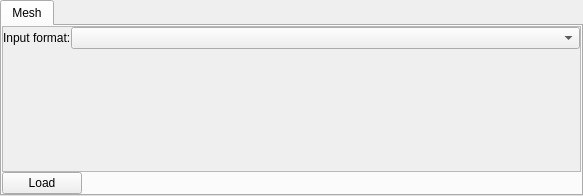
<?xml version="1.0" encoding="UTF-8"?>
<ui version="4.0">
 <class>espreso::WorkflowWidget</class>
 <widget class="QWidget" name="espreso::WorkflowWidget">
  <property name="geometry">
   <rect>
    <x>0</x>
    <y>0</y>
    <width>583</width>
    <height>196</height>
   </rect>
  </property>
  <property name="windowTitle">
   <string>Form</string>
  </property>
  <layout class="QVBoxLayout" name="verticalLayout">
   <property name="spacing">
    <number>0</number>
   </property>
   <property name="leftMargin">
    <number>0</number>
   </property>
   <property name="topMargin">
    <number>0</number>
   </property>
   <property name="rightMargin">
    <number>0</number>
   </property>
   <property name="bottomMargin">
    <number>0</number>
   </property>
   <item>
    <widget class="QTabWidget" name="workflow">
     <widget class="QWidget" name="tabMesh">
      <attribute name="title">
       <string>Mesh</string>
      </attribute>
      <layout class="QVBoxLayout" name="verticalLayout_2">
       <property name="spacing">
        <number>0</number>
       </property>
       <property name="leftMargin">
        <number>0</number>
       </property>
       <property name="topMargin">
        <number>0</number>
       </property>
       <property name="rightMargin">
        <number>0</number>
       </property>
       <property name="bottomMargin">
        <number>0</number>
       </property>
       <item>
        <widget class="QScrollArea" name="scrollArea">
         <property name="widgetResizable">
          <bool>true</bool>
         </property>
         <widget class="QWidget" name="scrollAreaWidgetContents">
          <property name="geometry">
           <rect>
            <x>0</x>
            <y>0</y>
            <width>577</width>
            <height>138</height>
           </rect>
          </property>
          <layout class="QVBoxLayout" name="scrollAreaLayout">
           <property name="spacing">
            <number>0</number>
           </property>
           <property name="leftMargin">
            <number>0</number>
           </property>
           <property name="topMargin">
            <number>0</number>
           </property>
           <property name="rightMargin">
            <number>0</number>
           </property>
           <property name="bottomMargin">
            <number>0</number>
           </property>
           <item>
            <widget class="QWidget" name="inputWidget" native="true">
             <property name="sizePolicy">
              <sizepolicy hsizetype="Preferred" vsizetype="Fixed">
               <horstretch>0</horstretch>
               <verstretch>0</verstretch>
              </sizepolicy>
             </property>
             <layout class="QHBoxLayout" name="inputLayout">
              <property name="spacing">
               <number>0</number>
              </property>
              <property name="leftMargin">
               <number>0</number>
              </property>
              <property name="topMargin">
               <number>0</number>
              </property>
              <property name="rightMargin">
               <number>0</number>
              </property>
              <property name="bottomMargin">
               <number>0</number>
              </property>
              <item>
               <widget class="QLabel" name="lblInput">
                <property name="sizePolicy">
                 <sizepolicy hsizetype="Fixed" vsizetype="Preferred">
                  <horstretch>0</horstretch>
                  <verstretch>0</verstretch>
                 </sizepolicy>
                </property>
                <property name="text">
                 <string>Input format:</string>
                </property>
               </widget>
              </item>
              <item>
               <widget class="QComboBox" name="cmbInput"/>
              </item>
             </layout>
            </widget>
           </item>
           <item>
            <widget class="QWidget" name="inputConfigWidget" native="true">
             <property name="sizePolicy">
              <sizepolicy hsizetype="Preferred" vsizetype="Preferred">
               <horstretch>0</horstretch>
               <verstretch>0</verstretch>
              </sizepolicy>
             </property>
             <layout class="QVBoxLayout" name="inputConfigLayout">
              <property name="spacing">
               <number>0</number>
              </property>
              <property name="leftMargin">
               <number>0</number>
              </property>
              <property name="topMargin">
               <number>0</number>
              </property>
              <property name="rightMargin">
               <number>0</number>
              </property>
              <property name="bottomMargin">
               <number>0</number>
              </property>
             </layout>
            </widget>
           </item>
          </layout>
         </widget>
        </widget>
       </item>
       <item>
        <widget class="QPushButton" name="btnLoad">
         <property name="sizePolicy">
          <sizepolicy hsizetype="Fixed" vsizetype="Fixed">
           <horstretch>0</horstretch>
           <verstretch>0</verstretch>
          </sizepolicy>
         </property>
         <property name="layoutDirection">
          <enum>Qt::LeftToRight</enum>
         </property>
         <property name="text">
          <string>Load</string>
         </property>
        </widget>
       </item>
      </layout>
     </widget>
    </widget>
   </item>
  </layout>
 </widget>
 <resources/>
 <connections/>
</ui>
